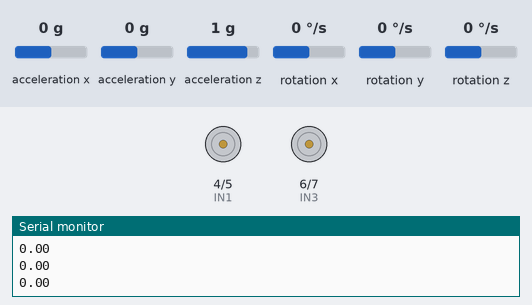
This sketch was run on a simulated ESP32-S3. On the bench: motor-driver pin pairs drawn as motors (green arrow = first pin HIGH = forward, orange = second pin HIGH = backward, longer = more drive, scaled by the enable pin), the last lines printed to the serial monitor. Wiring (inferred from the names in the program): MPU-6050 motion sensor at I2C address 0x68. Inputs (shaded band) come from the test bench; at power-on: rotation y 0 °/s, acceleration x 0 g, acceleration z 1 g, acceleration y 0 g, rotation x 0 °/s, rotation z 0 °/s.

Above: at 1.2 s.
1.3 s: rotation y set to 12 °/s
At 1.5 s:
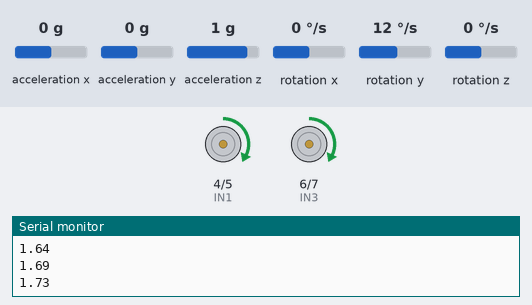
4.3 s: acceleration x set to -1.4 g
At 4.8 s:
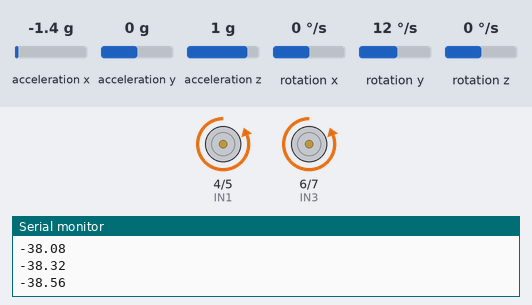
5.8 s: acceleration x set to 0 g
At 6.54 s:
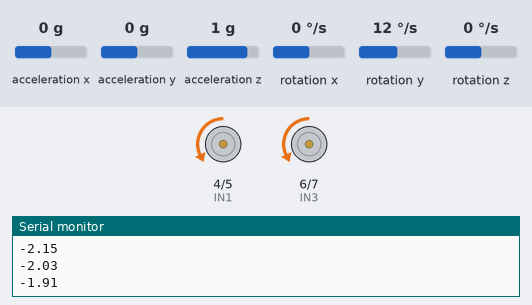
8.8 s: rotation y set to 0 °/s
11.7 s: acceleration z set to 0.1 g
13.2 s: acceleration z set to -0.2 g
At 14.4 s:
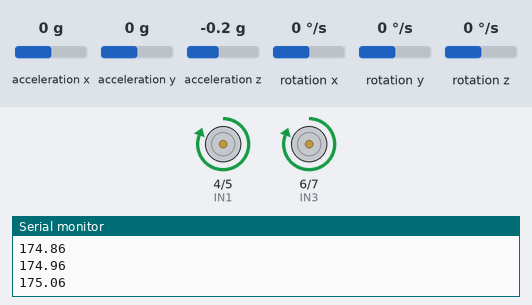
Timing chart, 0 to 15.7 s (numbered marks = the images above; inputs shaded):
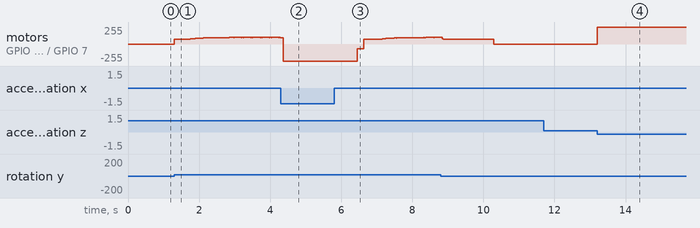

The sketch:

pid_code.ino
```cpp
#include <Wire.h>

#define MPU 0x68

// Motor pins
#define IN1 4
#define IN2 5
#define IN3 6
#define IN4 7

#define ENA 10
#define ENB 11

int16_t AccX, AccY, AccZ;
int16_t GyroY;

float angle = 0;
float accAngle, gyroRate;

float dt;
unsigned long prevTime;

// PID
float Kp = 25;
float Ki = 0.0;
float Kd = 0.8;

float error, prevError = 0;
float integral = 0;
float output;

void setup() {

  Serial.begin(115200);
  Wire.begin(8,9);

  // wake MPU6050
  Wire.beginTransmission(MPU);
  Wire.write(0x6B);
  Wire.write(0);
  Wire.endTransmission(true);

  pinMode(IN1,OUTPUT);
  pinMode(IN2,OUTPUT);
  pinMode(IN3,OUTPUT);
  pinMode(IN4,OUTPUT);

  // NEW PWM API
  ledcAttach(ENA, 1000, 8);
  ledcAttach(ENB, 1000, 8);

  prevTime = millis();
}

void loop() {

  // Read MPU
  Wire.beginTransmission(MPU);
  Wire.write(0x3B);
  Wire.endTransmission(false);
  Wire.requestFrom(MPU,14,true);

  AccX = Wire.read()<<8 | Wire.read();
  Wire.read(); Wire.read();
  AccZ = Wire.read()<<8 | Wire.read();

  Wire.read(); Wire.read(); // temp

  Wire.read(); Wire.read(); // gyroX
  GyroY = Wire.read()<<8 | Wire.read();

  // Time
  dt = (millis() - prevTime)/1000.0;
  prevTime = millis();

  // Angle
  accAngle = atan2(AccX,AccZ)*180/PI;
  gyroRate = GyroY/131.0;

  angle = 0.98*(angle + gyroRate*dt) + 0.02*accAngle;

  // PID
  error = angle;
  integral += error * dt;
  float derivative = (error - prevError)/dt;

  output = Kp*error + Ki*integral + Kd*derivative;
  prevError = error;

  controlMotor(output);

  Serial.println(angle);

  delay(5);
}

void controlMotor(float speed){

  int pwm = constrain(abs(speed), 0, 255);

  // minimum power to move motor
  if(pwm > 0 && pwm < 70) pwm = 70;

  if(speed > 0){
    digitalWrite(IN1,HIGH);
    digitalWrite(IN2,LOW);
    digitalWrite(IN3,HIGH);
    digitalWrite(IN4,LOW);
  }
  else{
    digitalWrite(IN1,LOW);
    digitalWrite(IN2,HIGH);
    digitalWrite(IN3,LOW);
    digitalWrite(IN4,HIGH);
  }

  ledcWrite(ENA, pwm);
  ledcWrite(ENB, pwm);
}
```

Measured:
- the behaviour switches between 0 and -0.1 g on acceleration z (found by bisection; images 3 and 4)
- after the input at 13.2 s, motor on GPIO 4 (IN1) / GPIO 5 (IN2), motor on GPIO 6 (IN3) / GPIO 7 (IN4): stopped → forward 255/255 at once
